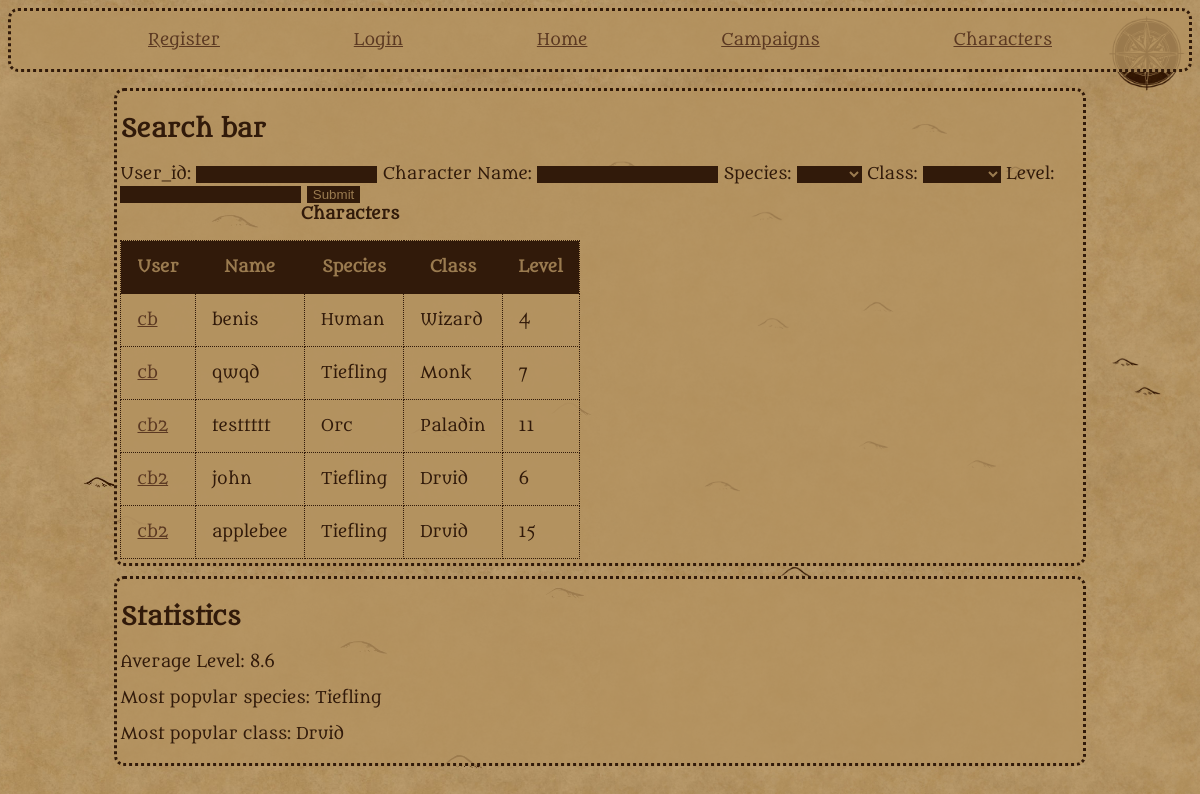
/Characters, run on an earlier commit of the app's database.
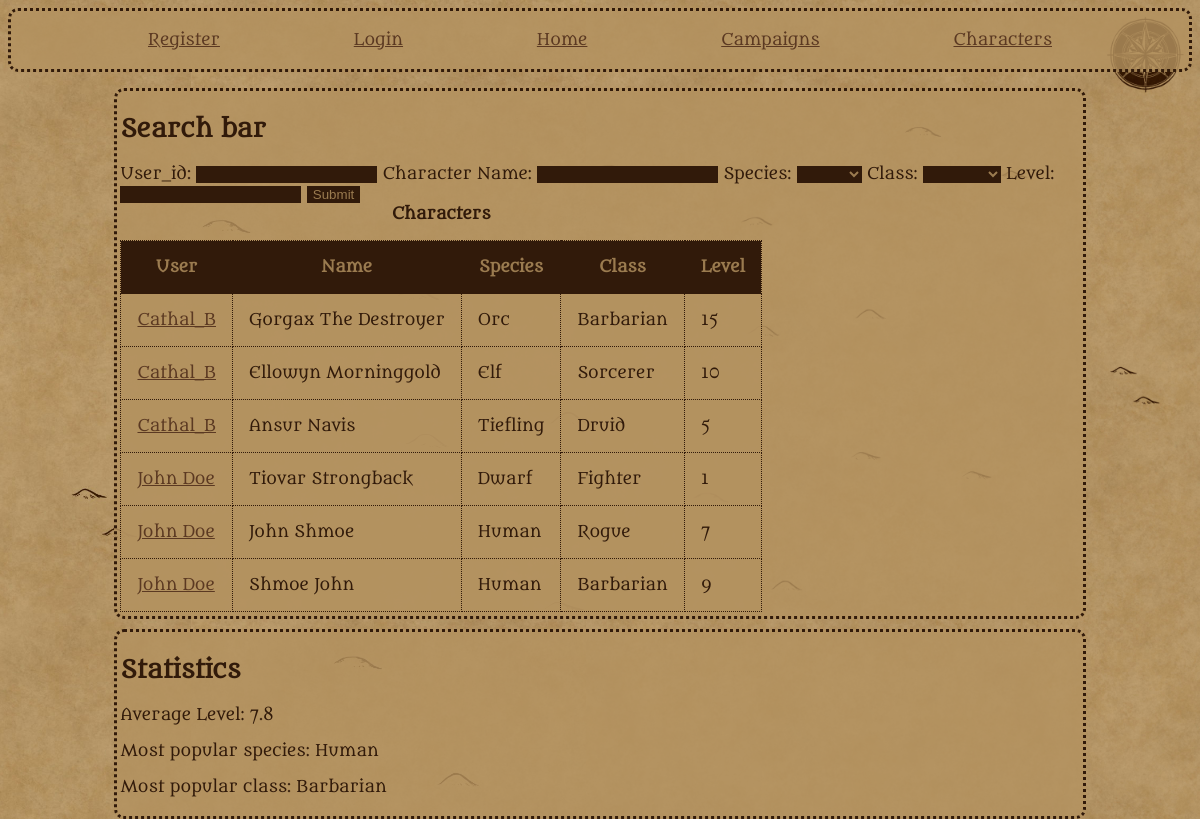
And on a later commit of the database.
### tables this page shows
CREATE TABLE characters
(
  character_id INTEGER PRIMARY KEY AUTOINCREMENT,
  user_id TEXT NOT NULL,
  name TEXT NOT NULL,
  species TEXT NOT NULL,
  level INTEGER NOT NULL,
  class TEXT NOT NULL,
  FOREIGN KEY (user_id) REFERENCES users(user_id)
);

### app.py (the view, shortened to what this page needs)
@app.route("/Characters", methods=["GET", "POST"])
def Characters():
    def most_popular(lis):
        names = {}
        most = -1
        name = ""
        for item in lis:
            if item in names:
                names[item] += 1
            else:
                names[item] = 1
        for key in names:
            if names[key] > most:
                most = names[key]
                name = key
        return name
    form = CharacterForm()
    db = get_db()
    characters = db.execute("""SELECT * FROM characters""").fetchall()
    speciesPop = []
    levelMean = 0
    classNamePop = []
    for items in characters:
        speciesPop.append(items["species"])
        levelMean += items["level"]
        classNamePop.append(items["class"])
    levelMean = round(levelMean/len(characters),1)
    speciesPop = most_popular(speciesPop)
    classNamePop = most_popular(classNamePop)
    return render_template("characters.html", characters = characters, form = form, levelMean = levelMean, speciesPop = speciesPop, classNamePop = classNamePop)

### forms.py
class CharacterForm(FlaskForm):
    CharName = StringField("Character Name: ")
    species = SelectField("Species: ",choices=["","Human","Dwarf","Elf","Tiefling","Halfling","Orc"])
    level = IntegerField("Level:", validators = [Optional()])
    className = SelectField("Class: ", choices=["", "Wizard", "Druid", "Cleric", "Fighter", "Paladin", "Sorcerer", "Warlock","Ranger","Monk","Rogue", "Barbarian"])
    user_id = StringField("User_id: ")
    submit = SubmitField("Submit")

### app.py (called while the page is built)
@app.before_request
def load_logged_in_user():
    g.user = session.get("user_id",None)

### database.py (called while the page is built)
def get_db():
    if "db" not in g:
        g.db = sqlite3.connect(DATABASE,
            detect_types=sqlite3.PARSE_DECLTYPES
        )
        g.db.row_factory = sqlite3.Row
        g.db.execute("PRAGMA foreign_keys = ON") #learned from sqlite documentation, foreign keys apparently aren't enforced by default.
    return g.db

### templates/characters.html (shortened to what this page needs)
{% extends "base.html" %}
{% block main_content %}
    <section>
    <h2>Search bar</h2>
    <form action="" method="POST" novalidate>
        {{form.user_id.label}}
        {{form.user_id()}}
        {{form.CharName.label}}
        {{form.CharName()}}
        {{form.species.label}}
        {{form.species()}}
        {{form.className.label}}
        {{form.className()}}
        {{form.level.label}}
        {{form.level(value = "")}}
        {{form.submit()}}
        </form>
    <table>
        <caption>Characters</caption>
        <th scope="col">User</th>
        <th scope="col">Name</th>
        <th scope="col">Species</th>
        <th scope="col">Class</th>
        <th scope="col">Level</th>
    {% for character in characters %}
        <tr>
        <td><a href="{{ url_for('user', user_id = character['user_id'])}}">{{ character["user_id"]}}</a> </td>
        <td>{{ character["name"]}}</td>
        <td>{{ character["species"] }}</td>
        <td>{{ character["class"]}}</td>
        <td>{{ character["level"] }}</td>
        </tr>
    {%endfor%}
    </table>
    </section>
    <section>
        <h2>Statistics</h2>
        <p>Average Level: {{levelMean}}</p>
        <p>Most popular species: {{speciesPop}}</p>
        <p>Most popular class: {{classNamePop}}</p>
    </section>
{% endblock %}

### templates/base.html (shortened to what this page needs)
<!DOCTYPE html>
<html lang="en">
<head>
    <link rel="stylesheet" href="{{ url_for('static' , filename='styles.css') }}">
</head>
<body>
    <header>
        <nav>
        {% if g.user %}
        <p><a href="{{ url_for('user', user_id = g.user)}}">My Account: {{g.user}}</a></p>
        <p><a href="{{ url_for('logout')}}">Logout</a></p>
        <p><a href="{{ url_for('Create')}}">Create New Character</a></p>
        <p><a href="{{ url_for('Create_campaign')}}">Create New Campaign</a></p>
        {% else %}
        <p><a href="{{ url_for('register')}}">Register</a></p>
        <p><a href="{{ url_for('login')}}">Login</a></p>
        {% endif %}
        <p><a href="{{ url_for('index')}}">Home</a></p>
        <p><a href="{{ url_for('Campaigns')}}">Campaigns</a></p>
        <p><a href="{{ url_for('Characters')}}">Characters</a></p>
        </nav>
    </header>
    <main>
    {% block main_content %}
    {% endblock %}
    </main>
</body>
</html>

### static/styles.css (style rules this page uses)
:root { font-size: 16px; height: 100%; }
html { --base-colour: #311a0a; --bg--colour: #b49260ce; background-image: url('mobile_map.jpg'), url('tile_widescreen.jpg'); background-position: top right, center; background-repeat: no-repeat, repeat; background-size: contain; background-color: var(--bg--colour); }
body { font-family: Metamorphous, serif; color: var(--base-colour); text-decoration: none; }
nav { display: flex; flex-direction: row; flex-wrap: wrap; justify-content: space-evenly; }
main { max-width: 90%; margin: auto; }
section { border: 0.2em dotted var(--base-colour); border-radius: 10px; padding: 0.2em; margin-bottom: 1em; background-color: var(--bg--colour); width: 90%; margin:1% auto; }
header { border: 0.2em dotted var(--base-colour); border-radius: 10px; padding: 0.2em; margin-bottom: 1em; background-color: var(--bg--colour); }
a { color: #5b3922; }
th, td { border: 0.1em dotted var(--base-colour); padding: 1em; background-color: var(--bg--colour); }
table { border-collapse: collapse }
caption { font-weight: bold; padding-bottom: 1em; }
caption+tbody>tr>th { background-color: var(--base-colour); color: var(--bg--colour); }
input, select { background-color: var(--base-colour); color: var(--bg--colour); border: #654834; }

What changed in the data, as far as the page shows it:
removed characters: user_id "cb", name "benis", species "Human", class "Wizard", level "4"
removed characters: user_id "cb", name "qwqd", species "Tiefling", class "Monk", level "7"
removed characters: user_id "cb2", name "testtttt", species "Orc", class "Paladin", level "11"
removed characters: user_id "cb2", name "applebee", species "Tiefling", class "Druid", level "15"
added characters: user_id "Cathal_B", name "Gorgax The Destroyer", species "Orc", class "Barbarian", level "15"
added characters: user_id "Cathal_B", name "Ellowyn Morninggold", species "Elf", class "Sorcerer", level "10"
changed characters "Tiefling": user_id "cb2" → "Cathal_B"; name "john" → "Ansur Navis"; level "6" → "5"
added characters: user_id "John Doe", name "Tiovar Strongback", species "Dwarf", class "Fighter", level "1"
added characters: user_id "John Doe", name "John Shmoe", species "Human", class "Rogue", level "7"
added characters: user_id "John Doe", name "Shmoe John", species "Human", class "Barbarian", level "9"
Also different on the page:
{{ levelMean }}: "8.6" → "7.8"
{{ classNamePop }}: "Druid" → "Barbarian"
